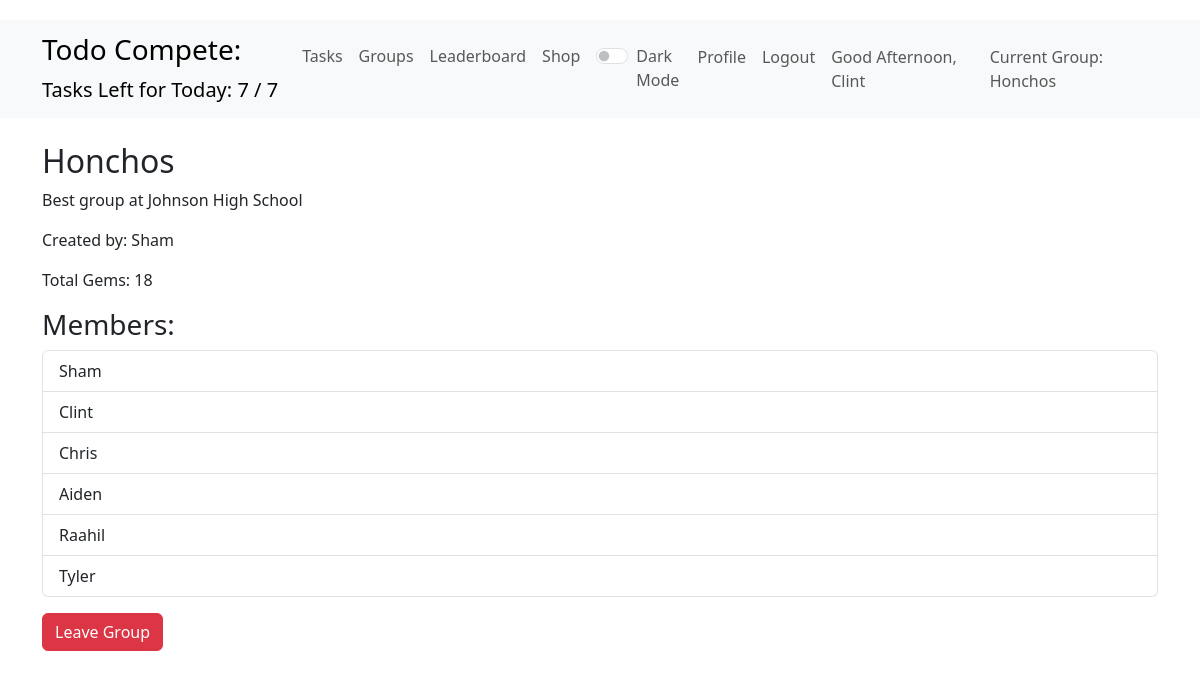
/groups/1/ (signed in), run on the app's committed database.
### todo_app/models.py (models this page shows, shortened)
class User(AbstractUser):
    pass

class UserProfile(models.Model):
    user = models.OneToOneField(User, on_delete=models.CASCADE)
    gems = models.IntegerField(default=0)  # This represents current gems
    all_time_gems = models.IntegerField(default=0)  # This reperesents the all time gems
    daily_task_limit = models.IntegerField(default=5)
    task_limit_increases = models.IntegerField(default=0)
    current_group = models.ForeignKey(Group, on_delete=models.SET_NULL, null=True, blank=True, related_name='current_members')

class Group(models.Model):
    name = models.CharField(max_length=100, unique=True)
    description = models.TextField(blank=True)
    creator = models.ForeignKey(User, on_delete=models.CASCADE, related_name='created_groups')
    members = models.ManyToManyField(User, related_name='joined_groups')
    created_at = models.DateTimeField(auto_now_add=True)
    @property
    def total_gems(self):
        return self.members.aggregate(total=Sum('userprofile__all_time_gems'))['total'] or 0

### todo_app/views.py (the view)
# urls.py: path('groups/<int:group_id>/', views.group_detail, name='group_detail'),
@login_required
def group_detail(request, group_id):
    group = get_object_or_404(Group, id=group_id)
    return render(request, 'todo_app/group_detail.html', {'group': group})

### todo_app/context_processors.py (called while the page is built)
def task_info(request):
    if request.user.is_authenticated:
        today = timezone.now().date()
        tasks = Task.objects.filter(user=request.user, created_at__date=today)
        daily_limit = request.user.userprofile.daily_task_limit
        tasks_left_today = daily_limit - tasks.count()
        return {
            'tasks_left_today': tasks_left_today,
            'daily_task_limit': daily_limit,
            'current_gems': request.user.userprofile.gems,
        }
    return {}

### todo_app/templates/todo_app/group_detail.html
{% extends 'todo_app/layout.html' %}
{% block content %}
<h2>{{ group.name }}</h2>
<p>{{ group.description }}</p>
<p>Created by: {{ group.creator.username }}</p>
<p>Total Gems: {{ group.total_gems }}</p>
<h3>Members:</h3>
<ul class="list-group">
    {% for member in group.members.all %}
    <li class="list-group-item">{{ member.username }}</li>
    {% endfor %}
</ul>
{% if user not in group.members.all %}
<a href="{% url 'join_group' group.id %}" class="btn btn-primary mt-3">Join Group</a>
{% else %}
<a href="{% url 'leave_group' group.id %}" class="btn btn-danger mt-3">Leave Group</a>
{% endif %}
{% endblock %}

### todo_app/templates/todo_app/layout.html (shortened to what this page needs)
{% load static %}
<!DOCTYPE html>
<html lang="en">
<head>
    <link rel="stylesheet" href="https://cdnjs.cloudflare.com/ajax/libs/bootstrap/5.3.0/css/bootstrap.min.css">
    <link rel="stylesheet" href="{% static 'css/styles.css' %}">
</head>
<body>
    <nav class="navbar navbar-expand-lg navbar-light bg-light">
        <div class="container">
            <a class="navbar-brand">
                <b><h3>Todo Compete:</h3></b>
                {% if user.is_authenticated %}
                    Tasks Left for Today: {{ tasks_left_today }} / {{ daily_task_limit }}
                {% endif %}
            </a>
            <div class="collapse navbar-collapse" id="navbarNav">
                <ul class="navbar-nav me-auto">
                    <li class="nav-item">
                        <a class="nav-link" href="{% url 'task_list' %}">Tasks</a>
                    </li>
                    <li class="nav-item">
                        <a class="nav-link" href="{% url 'group_list' %}">Groups</a>
                    </li>
                    <li class="nav-item">
                        <a class="nav-link" href="{% url 'leaderboard' %}">Leaderboard</a>
                    </li>
                    <li class="nav-item">
                        <a class="nav-link" href="{% url 'shop' %}">Shop</a>
                    </li>
                    <li class="nav-link">
                    <div class="form-check form-switch">
                        <input class="form-check-input" type="checkbox" id="darkModeToggle">
                        <label class="form-check-label" for="darkModeToggle">Dark Mode</label>
                    </div>
                    </li>
                </ul>
                <ul class="navbar-nav">
                    {% if user.is_authenticated %}
                        <li class="nav-item">
                            <a class="nav-link" href="{% url 'profile' user.username %}">Profile</a>
                        </li>
                        <li class="nav-item">
                            <a class="nav-link" href="{% url 'logout' %}">Logout</a>
                        </li>
                        <li class="nav-item">
                            <div class="nav-link" id="greeting" data-username="{{ user.username }}">{{ user.username }}</div>
                        </li>
                    {% endif %}
                    {% if user.is_authenticated %}
                    <li class="nav-item">
                        <a class="nav-link">
                            {% if user.userprofile.current_group %}
                                Current Group: {{ user.userprofile.current_group.name }}
                            {% else %}
                                No Current Group
                            {% endif %}
                        </a>
                    </li>
                    {% endif %}
                </ul>
            </div>
        </div>
    </nav>
    <div class="container mt-4">
        {% block content %}
        {% endblock %}
    </div>
</body>
</html>

### static/css/styles.css (style rules this page uses)
body { padding-top: 20px; }

### data on the page
User: userprofile.current_group.name "Honchos", username "Clint"
Group: name "Honchos", description "Best group at Johnson High School", creator.username "Sham", total_gems "18"
User: username "Sham"
User: username "Chris"
User: username "Aiden"
User: username "Raahil"
User: username "Tyler"

### other printed values
{{ tasks_left_today }} "7"
{{ daily_task_limit }} "7"
